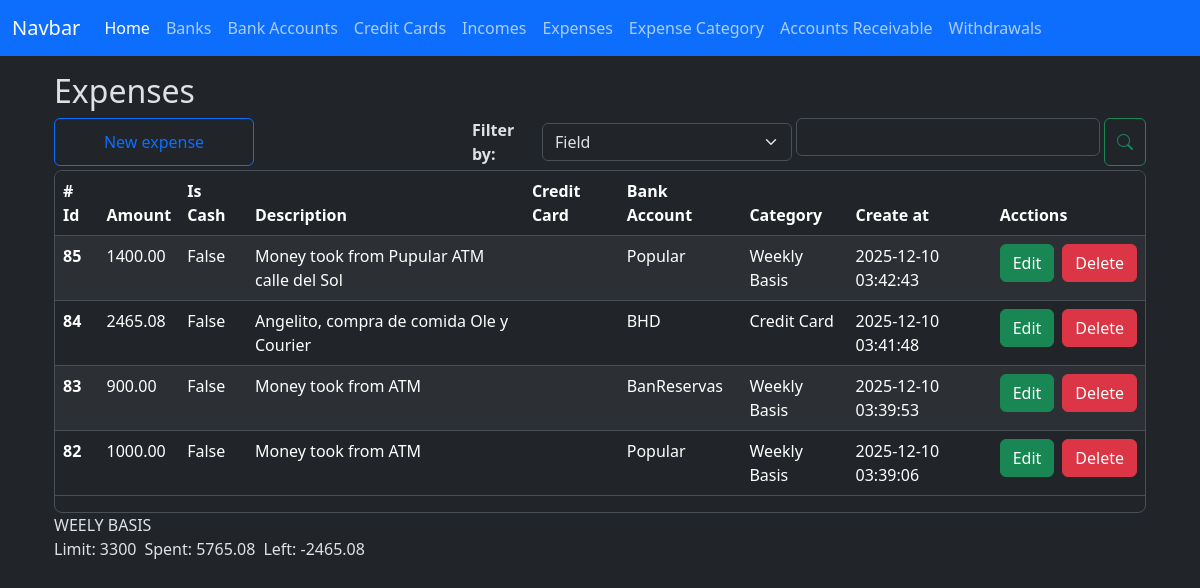
The app's page /expenses/index with its own data.
### app/models/expense.py (models this page shows, shortened)
class Expense(db.Model):
    __tablename__ = 'expenses'
    id = db.Column(db.Integer, primary_key=True)
    amount = db.Column(db.Numeric(10,2), nullable=False)
    is_cash = db.Column(db.Boolean, nullable=False)
    credit_card_id = db.Column(db.Integer, db.ForeignKey('credit_cards.id'))
    bank_account_id = db.Column(db.Integer, db.ForeignKey('bank_accounts.id'))
    expense_category_id = db.Column(db.Integer, db.ForeignKey('expense_categories.id'))
    description = db.Column(db.String(150), nullable=False)
    created_at = db.Column(db.DateTime(timezone=True), server_default=func.now())
    updated_at = db.Column(db.DateTime(timezone=True), onupdate=func.now())
    credit_card = relationship('CreditCard', back_populates='expenses')
    bank_account = relationship('BankAccount', back_populates='expenses')
    expense_category = relationship('ExpenseCategory', back_populates='expenses')

### app/models/bank_account.py (models this page shows)
class BankAccount(db.Model):
    __tablename__ = 'bank_accounts'
    id = db.Column(db.Integer, primary_key=True)
    nick_name = db.Column(db.String(120))
    amount_available = db.Column(db.Numeric(10, 2), nullable=False)
    is_active = db.Column(db.Boolean, default=True)
    account_number = db.Column(db.Integer, nullable=True)
    bank_id = db.Column(db.Integer, db.ForeignKey('banks.id'))
    created_at = db.Column(db.DateTime(timezone=True), server_default=func.now())
    updated_at = db.Column(db.DateTime(timezone=True), onupdate=func.now())
    bank = relationship('Bank', back_populates='bank_accounts')
    expenses = relationship('Expense', back_populates='bank_account')
    incomes = relationship('Income', back_populates='bank_account')
    loans = relationship('Loan', back_populates='bank_account')
    loan_payments = relationship('LoanPayment', back_populates='bank_account')
    credit_card_payments = relationship('CreditCardPayment', back_populates='bank_account')
    withdrawals = relationship('Withdrawal', back_populates='bank_account')

### app/models/expense_category.py (models this page shows)
class ExpenseCategory(db.Model):
    __tablename__ = 'expense_categories'
    id = db.Column(db.Integer, primary_key=True)
    name = db.Column(db.String(100), nullable=False)
    created_at = db.Column(db.DateTime(timezone=True), server_default=func.now())
    updated_at = db.Column(db.DateTime(timezone=True), onupdate=func.now())
    expenses = relationship('Expense', back_populates='expense_category')

### app/routes/expense_routes.py (the view)
@expense_bp.route('/index', methods=['GET'])
def index():
    credit_cards = credit_card.CreditCard.query.all()
    expense_categories = expense_category.ExpenseCategory.query.all()
    bank_accounts = bank_account.BankAccount.query.all()
    expenses = expense_controller.filter_weekly_basis_expenses_info()
    weekly = expense_controller.money_limit_spent_left_for_expenses(expenses)
    context = {
        'credit_cards': credit_cards,
        'expense_categories': expense_categories,
        'bank_accounts': bank_accounts,
        'expenses':expenses,
        'weekly': weekly,
    }
    return render_template('expenses/index.html', **context)

### app/controllers/expense_controller.py (called while the page is built)
def filter_weekly_basis_expenses_info():
    start_date, end_date = get_current_week_range()
    end_date += timedelta(days=1)
    expenses = (
        Expense.query
        .filter(Expense.created_at >= start_date)
        .filter(Expense.created_at <= end_date)
        .order_by(Expense.created_at.desc())
        .all()
    )
    data = []
    for e in expenses:
        data.append(e)
    return data

def get_current_week_range():
    today = datetime.today()
    start_of_week = today - timedelta(days=today.weekday())
    end_of_week = start_of_week + timedelta(days=6)
    return start_of_week.date(), end_of_week.date()

def money_limit_spent_left_for_expenses(expenses):
    spent = Decimal()
    for e in expenses:
        spent += e.amount
    limit = Decimal(3300) #Right now the limit will be hard coded I need to add a new column to expense_category model so I can know the exact amount
    left = Decimal(limit - spent)
    weekly = {
        'limit': limit,
        'spent': spent,
        'left': left,
    }
    return weekly

### app/templates/expenses/index.html (shortened to what this page needs)
{% extends 'layout.html' %}
{% block content %}
    <h2>Expenses</h2>
    <div class="d-flex justify-content-start gap-1 flex-wrap flex-md-nowrap mt-2">
        <button
            type="button"
            id="btn-create-expense-id"
            class="btn btn-outline-primary me-auto me-md-auto w-100 w-md-auto"
            style="max-width: 200px;"
            data-bs-toggle="modal"
            data-bs-target="#create-expense"
        >New expense
        </button>
        <div class="d-flex gap-1 w-100 align-items-center" style="max-width: 320px;">
            <div class="w-md-auto mt-md-0">
                <label for="" class="fs-6 fw-bold">Filter by: </label>
            </div>
            <div class="w-100 w-md-auto mt-md-0" style="max-width: 250px;">
                <select class="form-select" id="select-filter-type-id">
                    <option value="field">Field</option>
                </select>
            </div>
        </div>
        <div class="d-flex gap-1 w-100" style="max-width: 350px;">
            <div class="w-100 w-md-auto mt-md-0">
                <input type="text" class="form-control" id="filter-input-id">
            </div>
            <button type="button" class="btn btn-outline-success" id="btn-search-id"><i class="bi bi-search"></i></button>
        </div>
    </div>
    <div class="table-responsive overflow-y-auto border rounded-3 mt-1" style="max-height: 457px;">
        <table class="table table-striped table-hover" id="expenses-table">
            <thead class="sticky-top">
                <tr>
                    <th scope="col"># Id</th>
                    <th scope="col">Amount</th>
                    <th scope="col">Is Cash</th>
                    <th scope="col">Description</th>
                    <th scope="col">Credit Card</th>
                    <th scope="col">Bank Account</th>
                    <th scope="col">Category</th>
                    <th scope="col">Create at</th>
                    <th scope="col">Acctions</th>
                </tr>
            </thead>
            <tbody id="expenses-table-body">
                {% for expense in expenses %}
                <tr>
                    <th scope="row">{{ expense.id }}</th>
                    <td>{{ expense.amount }}</td>
                    <td><a id="filter-by-cash" class="filter_link" data-is-cash-value="{{ expense.is_cash }}">{{ expense.is_cash  }}</a></td>
                    <td> {{ expense.description }} </td>
                    <td>{{ expense.credit_card.nick_name }}</td>
                    <td>{{ expense.bank_account.nick_name }}</td>
                    <td>{{ expense.expense_category.name }}</td>
                    <td>{{ expense.created_at }}</td>
                    <td>
                        <div class="d-flex gap-2">
                            <button
                                type="button"
                                class="btn btn-success"
                                data-bs-toggle="modal"
                                data-bs-target="#edit-expense"
                                data-expense-id="{{ expense.id }}"
                                data-amount-id="{{ expense.amount }}"
                                data-is-cash="{{ expense.is_cash }}"
                                data-select-expense-category-id="{{ expense.expense_category_id }}"
                                data-select-credit-card-id="{{ expense.credit_card_id }}"
                                data-select-bank-account-id="{{ expense.bank_account_id }}"
                                data-description="{{ expense.description }}"
                            >Edit
                            </button>
                            <a href="{{ url_for('expense.delete', id=expense.id) }}" class="btn btn-danger">Delete</a>
                        </div>
                    </td>
                </tr>
                {% endfor %}
            </tbody>
        </table>
    </div>
    <section>
        <div class="d-flex flex-column">
            <div>
                <label for="" id="weekly-title">WEELY BASIS </label>
            </div>
            <div class="d-flex gap-2">
                <div>
                    <label for="" id="weekly-limit">Limit: {{ weekly.limit }}</label>
                </div>
                <div>
                    <label for="" id="weekly-spent">Spent: {{ weekly.spent }}</label>
                </div>
                <div>
                    <label for="" id="weekly-left">Left: {{ weekly.left }}</label>
                </div>
            </div>
        </div>
    </section>
    <link rel="stylesheet" href="https://cdn.jsdelivr.net/npm/flatpickr/dist/flatpickr.min.css">
    <link rel="stylesheet" href="https://cdn.jsdelivr.net/npm/bootstrap-icons@1.13.1/font/bootstrap-icons.min.css">
{% endblock %}

### app/static/style.css (style rules this page uses)
.filter_link { text-decoration: none; color: inherit; }

### records on screen
Expense: id "85", amount "1400.00", is_cash "False", description "Money took from Pupular ATM calle del Sol", bank_account.nick_name "Popular", expense_category.name "Weekly Basis", created_at "2025-12-10 03:42:43"
Expense: id "84", amount "2465.08", is_cash "False", description "Angelito, compra de comida Ole y Courier", bank_account.nick_name "BHD", expense_category.name "Credit Card", created_at "2025-12-10 03:41:48"
Expense: id "83", amount "900.00", is_cash "False", description "Money took from ATM", bank_account.nick_name "BanReservas", expense_category.name "Weekly Basis", created_at "2025-12-10 03:39:53"
Expense: id "82", amount "1000.00", is_cash "False", description "Money took from ATM", bank_account.nick_name "Popular", expense_category.name "Weekly Basis", created_at "2025-12-10 03:39:06"

### other values on screen
{{ weekly.limit }} "3300"
{{ weekly.spent }} "5765.08"
{{ weekly.left }} "-2465.08"
